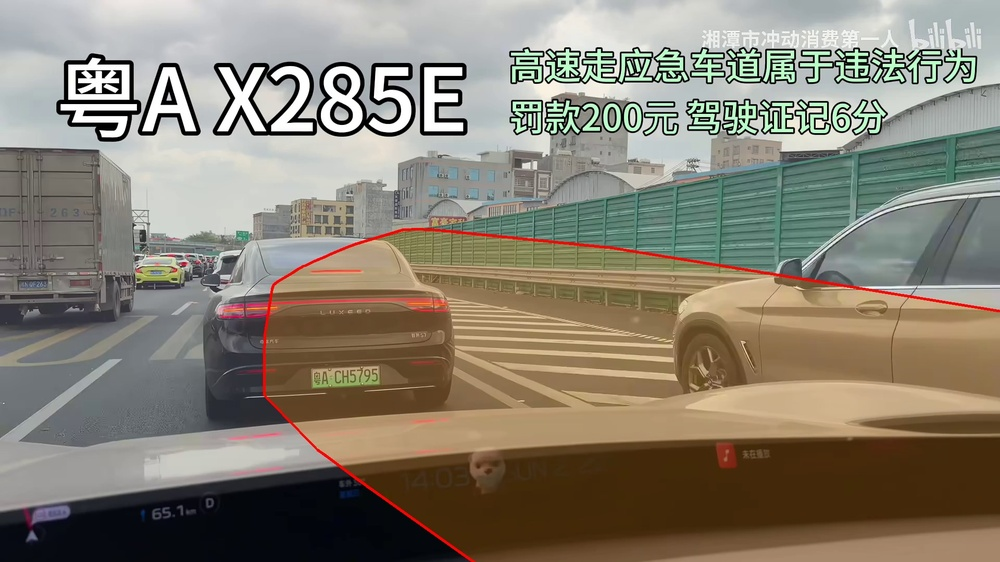
#> input picture _reuse/roi/roi_image50/roi_verify.jpg, 1000 x 562 px, shrunk from 1920 x 1080 before the run
$ python calibrate_roi.py --image ../roi/roi_image50/roi_verify.jpg --video ../roi/roi_image50/roi_verify.jpg --out out.png
#> lines starting #> are read from the running program, lines starting #| are printed output that depends on the picture; after the words box and inside, x2 and y2 are one past the last pixel; in counts of white or black regions, pixels touching at a corner belong together
"""标定应急车道 ROI：把用户标注图里的红线映射到视频坐标并可视化验证。

背景：用户在 downloads/image_43.png 上用红线画出了应急车道分界线，
线右侧为应急车道。该图是 PotPlayer 播放截图，含标题栏/进度条与黑边，
必须先把图像像素映射回视频帧像素，否则 ROI 会整体偏移。

红线在图中是纯红 (约 255,0,0)，可以按颜色阈值提取后做直线拟合。

用法：
    python calibrate_roi.py --image <标注图> --video <mp4> --out <输出目录>
"""
import argparse
import json
import os
import sys

import cv2
import numpy as np

sys.stdout.reconfigure(encoding="utf-8", errors="replace")


def extract_red_line(path):
    """提取标注图中的红线，并与红圈分离。

    标注图里有多处红色：车道分界线（细长斜线）、圈出目标车的红圆圈、
    播放器进度条等。必须按连通域的**形状特征**挑出那条线：
    细长（面积/外接框面积低）、跨度大、接近对角走向。
    """
    img = cv2.imread(path)
    if img is None:
        raise SystemExit("无法读取图片: %s" % path)
    H, W = img.shape[:2]
    b = img[:, :, 0].astype(np.int16)
    g = img[:, :, 1].astype(np.int16)
    r = img[:, :, 2].astype(np.int16)
    mask = ((r > 140) & (g < 120) & (b < 120) &
            ((r - g) > 60) & ((r - b) > 60)).astype(np.uint8)
    # 去掉最底部播放器区域（进度条）
    mask[int(H * 0.945):, :] = 0

    n, labels, stats, _ = cv2.connectedComponentsWithStats(mask, connectivity=8)
    best, best_score = None, -1.0
    print("  连通域数量: %d" % (n - 1))
    for i in range(1, n):
        x, y, w, h, area = stats[i]
        if area < 200:
            continue
        fill = area / float(max(1, w * h))          # 细长线填充率低
        span = max(w, h)                            # 跨度
        aspect = max(w / max(1, h), h / max(1, w))
        # 线的特征：跨度大、填充率低、长宽比大
        score = span * (1.0 - fill) * min(aspect, 12.0)
        print("    #%d bbox=(%d,%d,%d,%d) area=%d fill=%.2f aspect=%.1f score=%.0f"
              % (i, x, y, w, h, area, fill, aspect, score))
        if score > best_score:
            best, best_score = i, score
    if best is None:
        raise SystemExit("未找到候选红线连通域")
    ys, xs = np.nonzero(labels == best)
    pts = np.stack([xs, ys], axis=1)
    print("  选中连通域 #%d，像素 %d" % (best, len(pts)))
    return pts, (W, H), mask


def find_video_area(img):
    """在截图里定位视频画面区域（排除标题栏、进度条与黑边）。

    做法：逐行统计"非黑且饱和度/方差较高"的像素比例，取比例高的连续行段；
    再用列方向同理收紧。对 PotPlayer 这类播放器截图足够稳。
    """
    gray = cv2.cvtColor(img, cv2.COLOR_BGR2GRAY)
    H, W = gray.shape
    # 行：视频画面亮度分布丰富，黑边接近全黑
    row_std = gray.std(axis=1)
    row_mean = gray.mean(axis=1)
    rows = np.nonzero((row_std > 12) & (row_mean > 20))[0]
    if len(rows) == 0:
        return 0, 0, W, H
    y0, y1 = int(rows.min()), int(rows.max())
    sub = gray[y0:y1 + 1]
    col_std = sub.std(axis=0)
    cols = np.nonzero(col_std > 12)[0]
    x0, x1 = (int(cols.min()), int(cols.max())) if len(cols) else (0, W - 1)
    return x0, y0, x1, y1


def fit_line(pts):
    """总体最小二乘拟合直线（SVD），返回 (方向单位向量, 质心)。

    不能用 cv2.fitLine：它按 y 参数化，遇到近垂直直线会给出错误的"水平"方向。
    SVD 对任意角度都稳。
    """
    p = pts.astype(np.float64)
    c = p.mean(axis=0)
    u, s, vt = np.linalg.svd(p - c, full_matrices=False)
    d = vt[0]
    return float(d[0]), float(d[1]), float(c[0]), float(c[1])


def line_x_at_y(vx, vy, x0, y0, y):
    """给定 y，求直线上的 x（用于构造 ROI 多边形）。"""
    if abs(vy) < 1e-9:
        return x0
    t = (y - y0) / vy
    return x0 + t * vx


def main():
    ap = argparse.ArgumentParser()
    ap.add_argument("--image", required=True)
    ap.add_argument("--video", required=True)
    ap.add_argument("--out", required=True)
    ap.add_argument("--t", type=float, default=57.0, help="用于出对比图的视频时间点（秒）")
    a = ap.parse_args()

    img = cv2.imread(a.image)
#> img is the input picture: shape (562, 1000, 3); mean B, G, R 113.9, 128, 135.1
    pts, (IW, IH), mask = extract_red_line(a.image)
#> in extract_red_line, `b = img[:, :, 0].astype(np.int16)`:
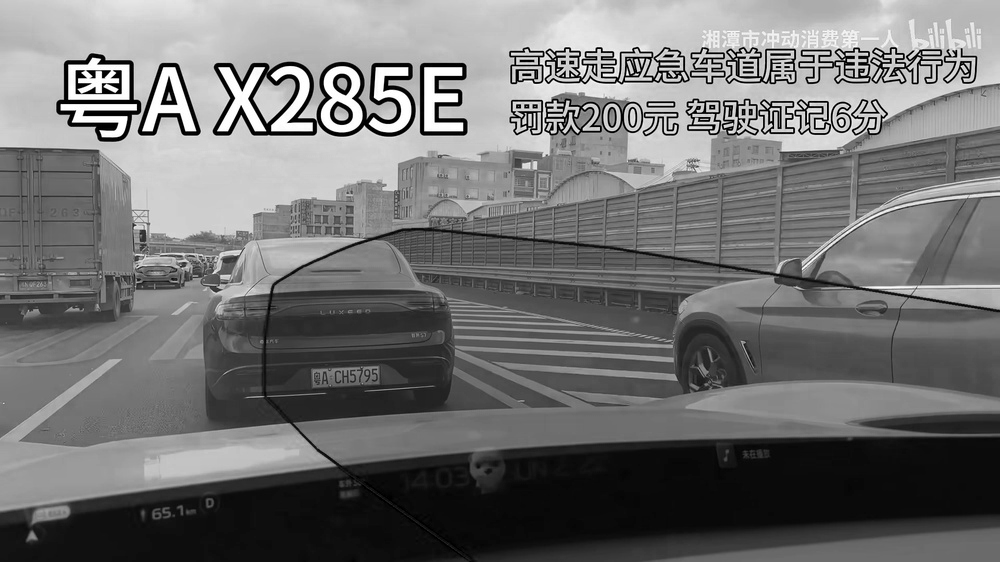
#> b: shape (562, 1000) int16; min 0, max 255, mean 113.9
#> in extract_red_line, `g = img[:, :, 1].astype(np.int16)`:
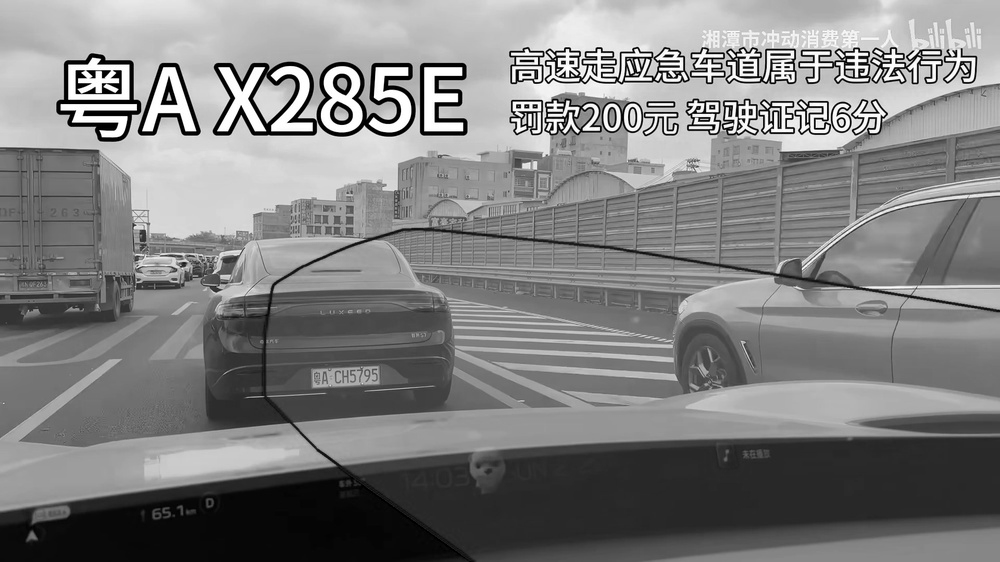
#> g: shape (562, 1000) int16; min 0, max 255, mean 128
#> in extract_red_line, `r = img[:, :, 2].astype(np.int16)`:
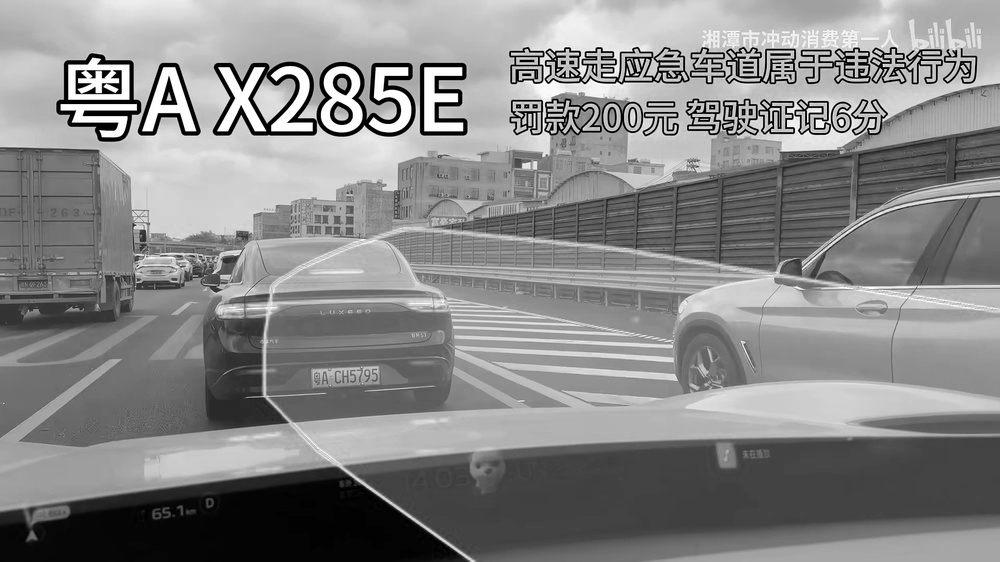
#> r: shape (562, 1000) int16; min 0, max 255, mean 135.1
#> in extract_red_line, `mask = ((r > 140) & (g < 120) & (b < 120) & ((r - g) > 60) & ((r - b) ..`:
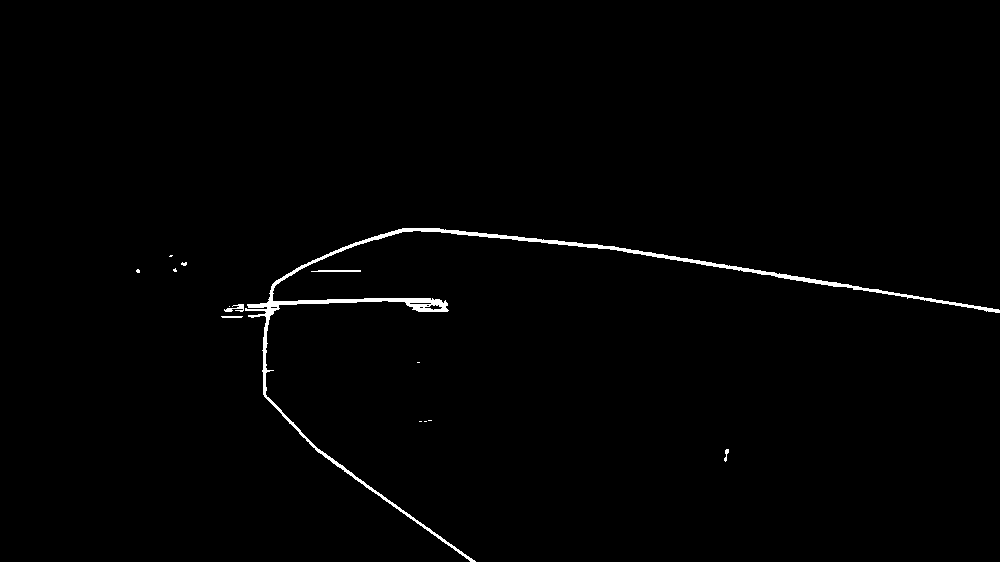
#> mask: shape (562, 1000); values 0 (black) and 1 (white), 0.95% white; 14 white regions (9 under 20 px), largest, box (x1, y1, x2, y2) and area: (245, 228, 1000, 562) 5038, (311, 270, 361, 272) 93, (224, 304, 244, 312) 83, (221, 316, 243, 318) 42, (724, 449, 729, 462) 33
#> in extract_red_line, `n, labels, stats, _ = cv2.connectedComponentsWithStats(mask, connectiv..`: labels: shape (562, 1000) int32; 15 distinct labels, from 0 to 14
#> in extract_red_line, `n, labels, stats, _ = cv2.connectedComponentsWithStats(mask, connectiv..`: n = 15; stats = 15 rows, first 6: [0, 0, 1000, 562, 556805], [245, 228, 755, 303, 4882], [169, 255, 4, 2, 6], [181, 262, 6, 4, 18], [136, 269, 4, 4, 13], [173, 268, 4, 4, 11]
#|   连通域数量: 14
#> the loop in extract_red_line, `for i in range(1, n):` made 14 passes
#> (x, y, w, h, area, fill, span, aspect) on pass 1: (245, 228, 755, 303, 4882, 0.0213, 755, 2.49)
#> (x, y, w, h, area) on passes 6, 7, 9, 14: (311, 270, 50, 2, 93), (224, 304, 20, 8, 83), (221, 316, 22, 2, 42), (724, 449, 5, 13, 33)
#|     #1 bbox=(245,228,755,303) area=4882 fill=0.02 aspect=2.5 score=1841
#> after the loop in extract_red_line, `for i in range(1, n):`: best = 1; best_score = 1841.1
#> in extract_red_line, `ys, xs = np.nonzero(labels == best)`: ys = 4882 values from 228 to 530; xs = 4882 values, max 999 at index 3835, min 245 at index 3608, mean 495.2
#> in extract_red_line, `pts = np.stack([xs, ys], axis=1)`: pts = 4882 pairs, first value 245 to 999, second value 228 to 530
#|   选中连通域 #1，像素 4882
#> IW = 1000; IH = 562
    print("标注图尺寸: %dx%d" % (IW, IH))
#| 标注图尺寸: 1000x562
    print("提取到红色像素: %d" % len(pts))
#| 提取到红色像素: 4882
    if len(pts) < 50:
        raise SystemExit("红线像素太少，阈值可能需要调整")

    x0, y0, x1, y1 = find_video_area(img)
#> in find_video_area, `row_std = gray.std(axis=1)`: row_std = 562 values, max 97.42 at index 77, min 13.37 at index 28, mean 43.3
#> in find_video_area, `row_mean = gray.mean(axis=1)`: row_mean = 562 values, max 202.2 at index 31, min 35.61 at index 521, mean 128.6
#> in find_video_area, `rows = np.nonzero((row_std > 12) & (row_mean > 20))[0]`: rows = 562 values from 0 to 561
#> in find_video_area, `y0, y1 = int(rows.min()), int(rows.max())`: y0 = 0; y1 = 561
#> in find_video_area, `col_std = sub.std(axis=0)`: col_std = 1000 values, max 83.94 at index 252, min 47.58 at index 990, mean 62.5
#> in find_video_area, `cols = np.nonzero(col_std > 12)[0]`: cols = 1000 values from 0 to 999
#> in find_video_area, `x0, x1 = (int(cols.min()), int(cols.max())) if len(cols) else (0, W - 1)`: x0 = 0; x1 = 999
#> x0 = 0; y0 = 0; x1 = 999; y1 = 561
    vw, vh = x1 - x0 + 1, y1 - y0 + 1
#> vw = 1000; vh = 562
    print("检测到视频画面区域: x[%d,%d] y[%d,%d]  -> %dx%d" % (x0, x1, y0, y1, vw, vh))
#| 检测到视频画面区域: x[0,999] y[0,561]  -> 1000x562

    cap = cv2.VideoCapture(a.video)
    fw = int(cap.get(cv2.CAP_PROP_FRAME_WIDTH))
    fh = int(cap.get(cv2.CAP_PROP_FRAME_HEIGHT))
    fps = cap.get(cv2.CAP_PROP_FPS) or 30.0
    print("视频分辨率: %dx%d @ %.1ffps" % (fw, fh, fps))

    sx, sy = fw / vw, fh / vh
#> sx = 1; sy = 1
    print("映射比例: sx=%.4f sy=%.4f  (宽高比 图%.4f vs 视频%.4f)"
          % (sx, sy, vw / vh, fw / fh))
#| 映射比例: sx=1.0000 sy=1.0000  (宽高比 图1.7794 vs 视频1.7794)

    # 红线像素 -> 视频坐标
    vpts = np.stack([(pts[:, 0] - x0) * sx, (pts[:, 1] - y0) * sy], axis=1)
#> vpts has the same summary as pts in extract_red_line
    vx, vy, px, py = fit_line(vpts)
#> in fit_line, `p = pts.astype(np.float64)`: p has the same summary as pts in extract_red_line
#> in fit_line, `c = p.mean(axis=0)`: c = [495.2, 304.6]
#> in fit_line, `u, s, vt = np.linalg.svd(p - c, full_matrices=False)`: u = 4882 pairs, first value -0.0165 to 0.0331, second value -0.0183 to 0.0459; s = [15123.4, 4725.7]; vt = [[0.994, -0.109], [0.109, 0.994]]
#> in fit_line, `d = vt[0]`: d = [0.994, -0.109]
#> vx = 0.994; vy = -0.109; px = 495.2; py = 304.6
    print("红线拟合(视频坐标): 方向=(%.4f,%.4f) 过点=(%.1f,%.1f)" % (vx, vy, px, py))
#| 红线拟合(视频坐标): 方向=(0.9940,-0.1094) 过点=(495.2,304.6)
    print("  斜率 dx/dy = %.4f" % (vx / vy if abs(vy) > 1e-9 else float('inf')))
#|   斜率 dx/dy = -9.0876

    # 端点（用红线像素的 y 范围裁剪）
    ytop = float(np.percentile(vpts[:, 1], 2))
#> ytop = 230
    ybot = float(np.percentile(vpts[:, 1], 98))
#> ybot = 510.4
    ptop = (line_x_at_y(vx, vy, px, py, ytop), ytop)
#> in line_x_at_y, `t = (y - y0) / vy`: t = 682.2
#> ptop = (1173.3, 230)
    pbot = (line_x_at_y(vx, vy, px, py, ybot), ybot)
#> pbot = (-1374.7, 510.4)
    print("红线端点(视频坐标): 上=(%.0f,%.0f) 下=(%.0f,%.0f)" % (ptop[0], ptop[1], pbot[0], pbot[1]))
#| 红线端点(视频坐标): 上=(1173,230) 下=(-1375,510)

    # 构造应急车道 ROI 多边形：红线 -> 右下角 -> 右上角
    poly = [[ptop[0], ptop[1]], [pbot[0], pbot[1]], [fw - 1, fh - 1], [fw - 1, ptop[1]]]
#> poly = [[1173.3, 230], [-1374.7, 510.4], [999, 561], [999, 230]]

    os.makedirs(a.out, exist_ok=True)
    # 输出对比图：在对应视频帧上画 ROI
    cap.set(cv2.CAP_PROP_POS_FRAMES, int(a.t * fps))
    ok, frame = cap.read()
    if ok:
        vis = frame.copy()
        cv2.polylines(vis, [np.array(poly, dtype=np.int32)], True, (0, 255, 255), 3)
        cv2.line(vis, (int(ptop[0]), int(ptop[1])), (int(pbot[0]), int(pbot[1])),
                 (0, 0, 255), 3)
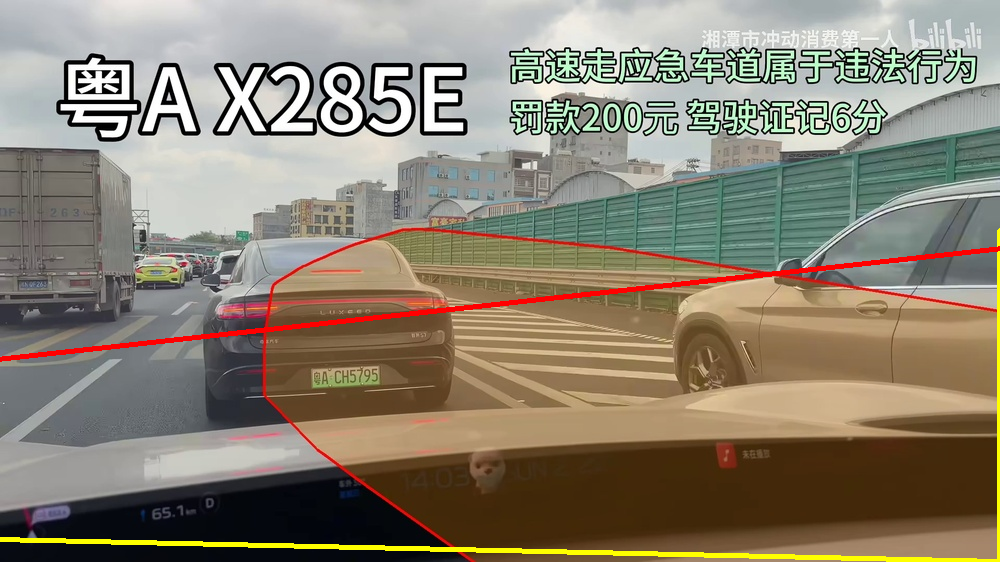
#> vis: shape (562, 1000, 3); mean B, G, R 112.5, 129, 138
        ov = vis.copy()
        cv2.fillPoly(ov, [np.array(poly, dtype=np.int32)], (0, 140, 255))
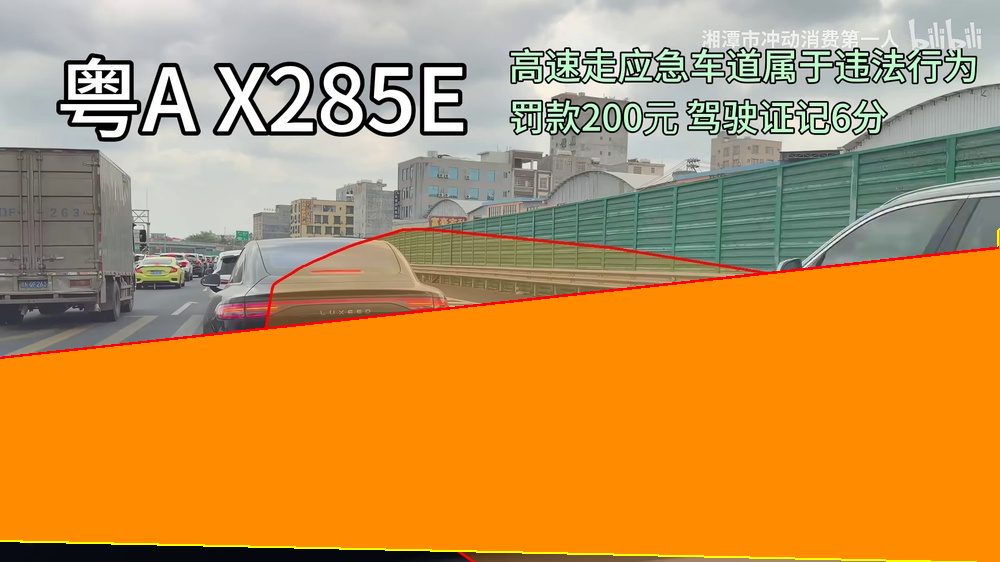
#> ov: shape (562, 1000, 3); mean B, G, R 80.8, 147.1, 196.7
        vis = cv2.addWeighted(ov, 0.22, vis, 0.78, 0)
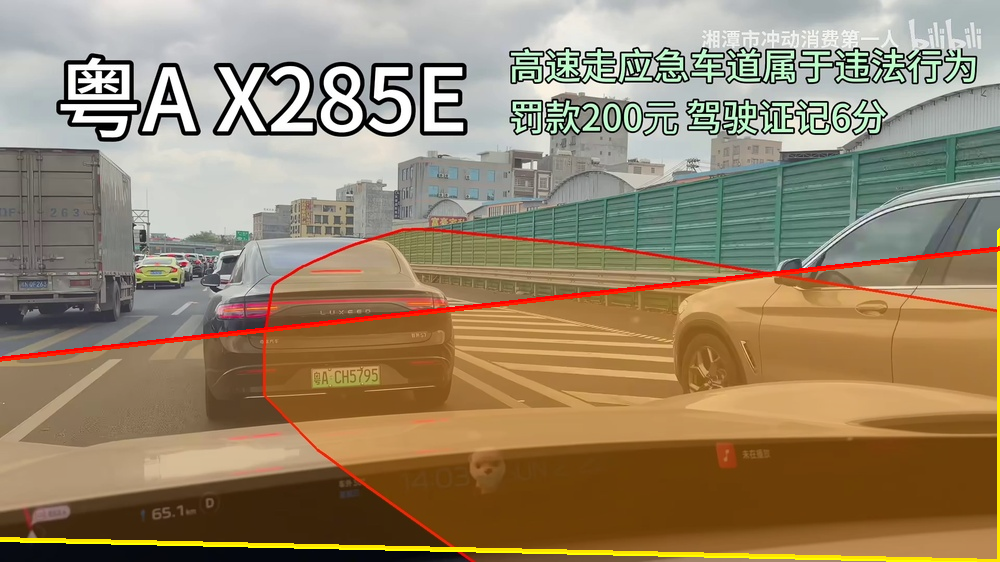
#> vis: shape (562, 1000, 3); mean B, G, R 105.5, 133, 150.9
        p = os.path.join(a.out, "roi_check_t%05.1f.jpg" % a.t)
        cv2.imwrite(p, vis)
        print("对比图 ->", p)
    cap.release()

    roi = {
        "image": os.path.abspath(a.image),
        "image_size": [IW, IH],
        "video_area_px": [x0, y0, x1, y1],
        "video_size": [fw, fh],
        "scale": [sx, sy],
        "line": {"point": [px, py], "dir": [vx, vy],
                 "top": list(ptop), "bottom": list(pbot)},
        "emergency_lane_polygon": poly,
        "note": "多边形 = 红线右侧区域。判定用车辆框底部中心点做 point-in-polygon。",
    }
    rp = os.path.join(a.out, "roi.json")
    with open(rp, "w", encoding="utf-8") as fh:
        json.dump(roi, fh, ensure_ascii=False, indent=2)
    print("ROI ->", rp)
    print("多边形:", [[round(x), round(y)] for x, y in poly])
#| 多边形: [[1173, 230], [-1375, 510], [999, 561], [999, 230]]


if __name__ == "__main__":
    main()
